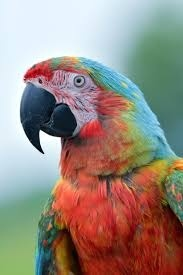
#> input picture parrot.jpg, 183 x 275 px
$ python main.py
#> lines starting #> are read from the running program, lines starting #| are printed output that depends on the picture
import cv2
img = cv2.imread("parrot.jpg")
#> img is the input picture: shape (275, 183, 3); mean B, G, R 128.5, 137.9, 151.3

# image resizing
if img is not None:
    print("Image Loaded")
    resized = cv2.resize(img, (500,800))
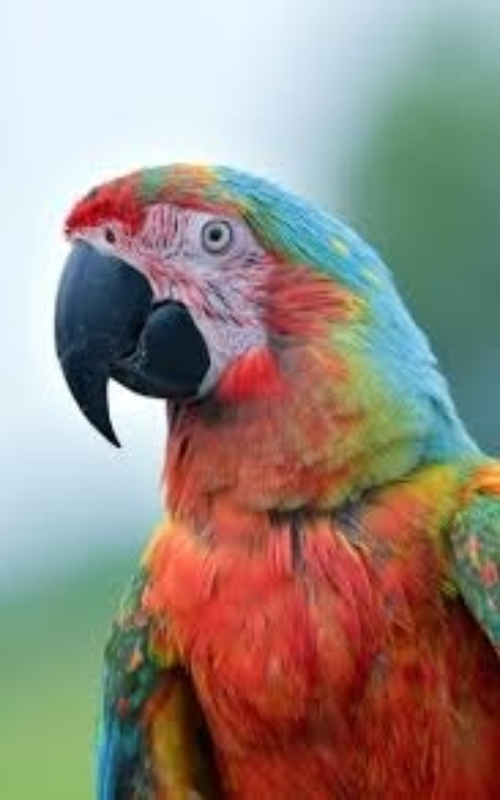
#> resized: shape (800, 500, 3); mean B, G, R 128.4, 137.8, 151.1
    cv2.imshow("resized image", resized)
    cv2.waitKey(0)
    cv2.destroyAllWindows()
else:
    print("Image Not Loaded")


# cropping image using slicing
cropped_img = resized [00:499,00:300]# [X:X,Y:Y] x = height y = width
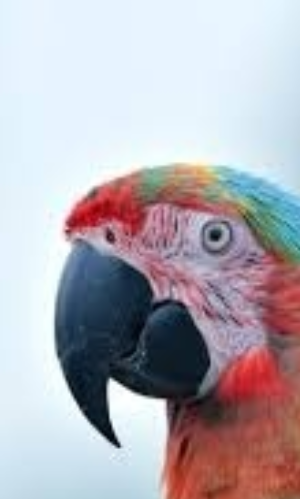
#> cropped_img: shape (499, 300, 3); mean B, G, R 181.9, 174, 179
cv2.imshow("cropped image", cropped_img)
cv2.imshow("original image", img)
cv2.waitKey(0)
cv2.destroyAllWindows()

# imagerotation
(h,w) = img.shape[:2]
#> h = 275; w = 183
m = cv2.getRotationMatrix2D((w/2,h/2),90,1)
rotated = cv2.warpAffine(img,m,(w,h))
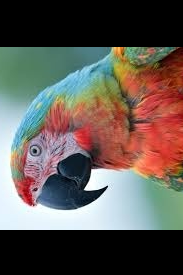
#> rotated: shape (275, 183, 3); mean B, G, R 83.2, 89.1, 97.8
cv2.imshow("rotated", rotated)
cv2.imshow("original", img)
cv2.waitKey(0)
cv2.destroyAllWindows()


# flipping a image
flipped_img_horizontal = cv2.flip(img,1)
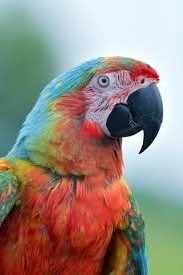
#> flipped_img_horizontal: shape (275, 183, 3); mean B, G, R 128.5, 137.9, 151.3

flipped_img_vertical = cv2.flip(img,0)
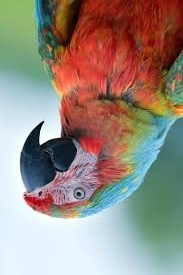
#> flipped_img_vertical: shape (275, 183, 3); mean B, G, R 128.5, 137.9, 151.3
cv2.imshow("flipped image", flipped_img_horizontal)
cv2.waitKey(0)
cv2.imshow("flipped image", flipped_img_vertical)
cv2.waitKey(0)
cv2.destroyAllWindows()

$ run again, with image23.jpg copied over parrot.jpg
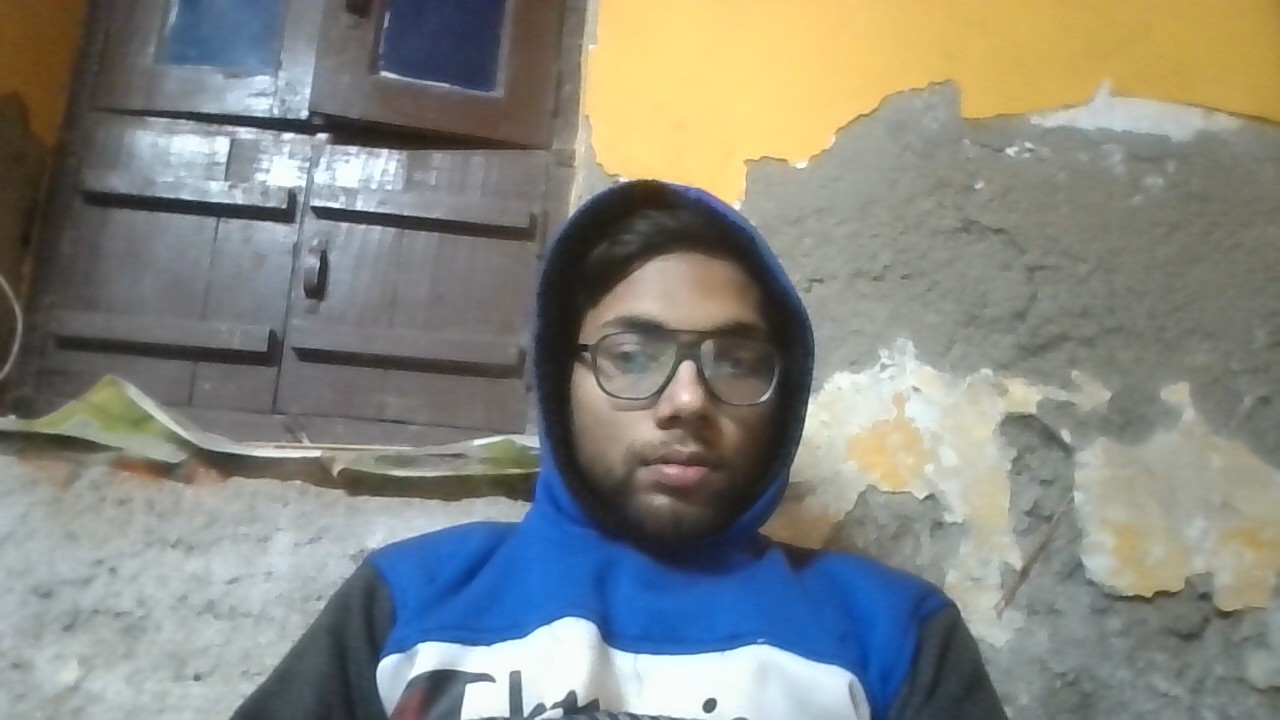
#> input picture image23.jpg, 1280 x 720 px
#> img is the input picture: shape (720, 1280, 3); mean B, G, R 128.2, 134.7, 133.1
#> `flipped_img_horizontal = cv2.flip(img,1)`:
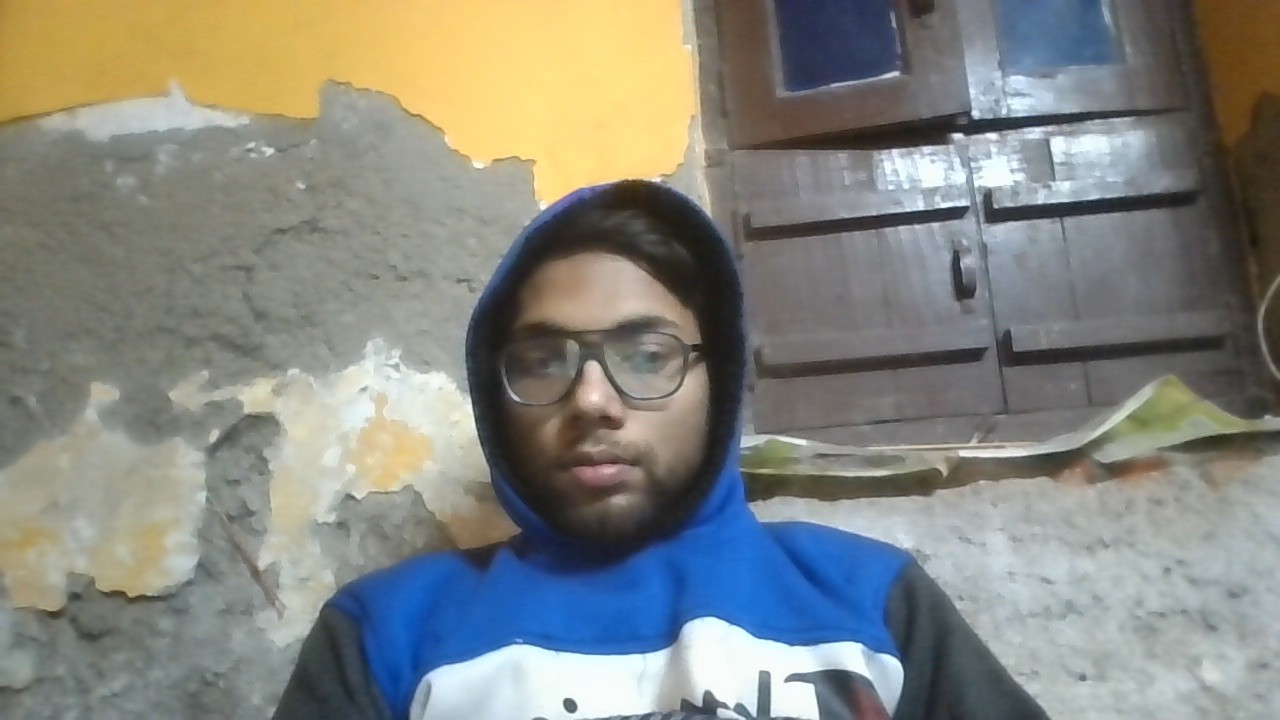
#> flipped_img_horizontal: shape (720, 1280, 3); mean B, G, R 128.2, 134.7, 133.1
#> `flipped_img_vertical = cv2.flip(img,0)`:
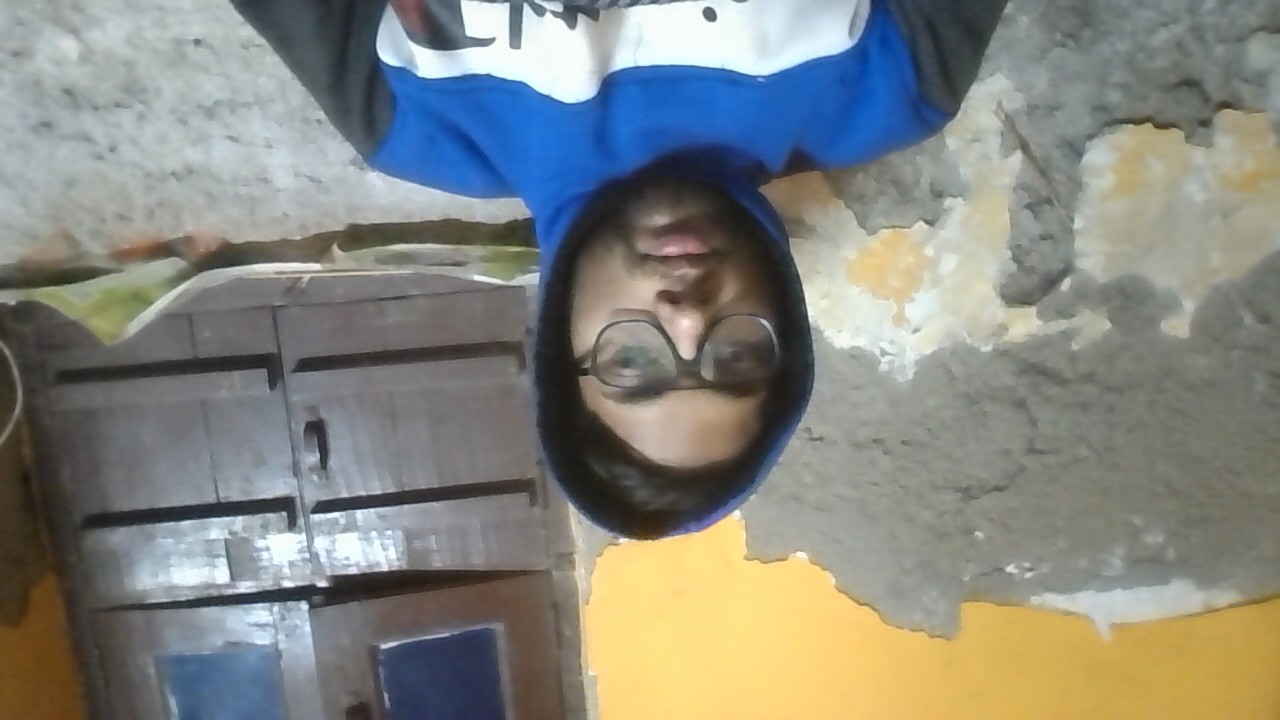
#> flipped_img_vertical: shape (720, 1280, 3); mean B, G, R 128.2, 134.7, 133.1
